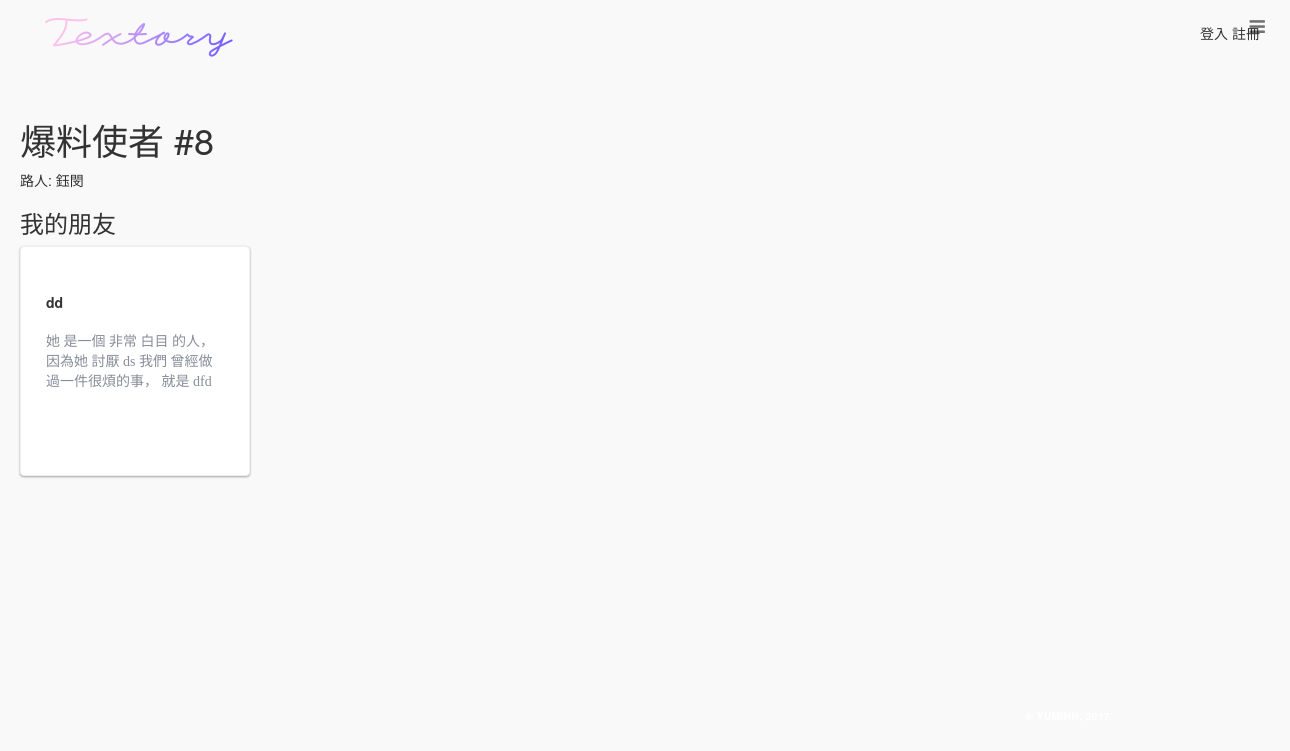
/storyauthor/8, run on an earlier commit of the app's database.
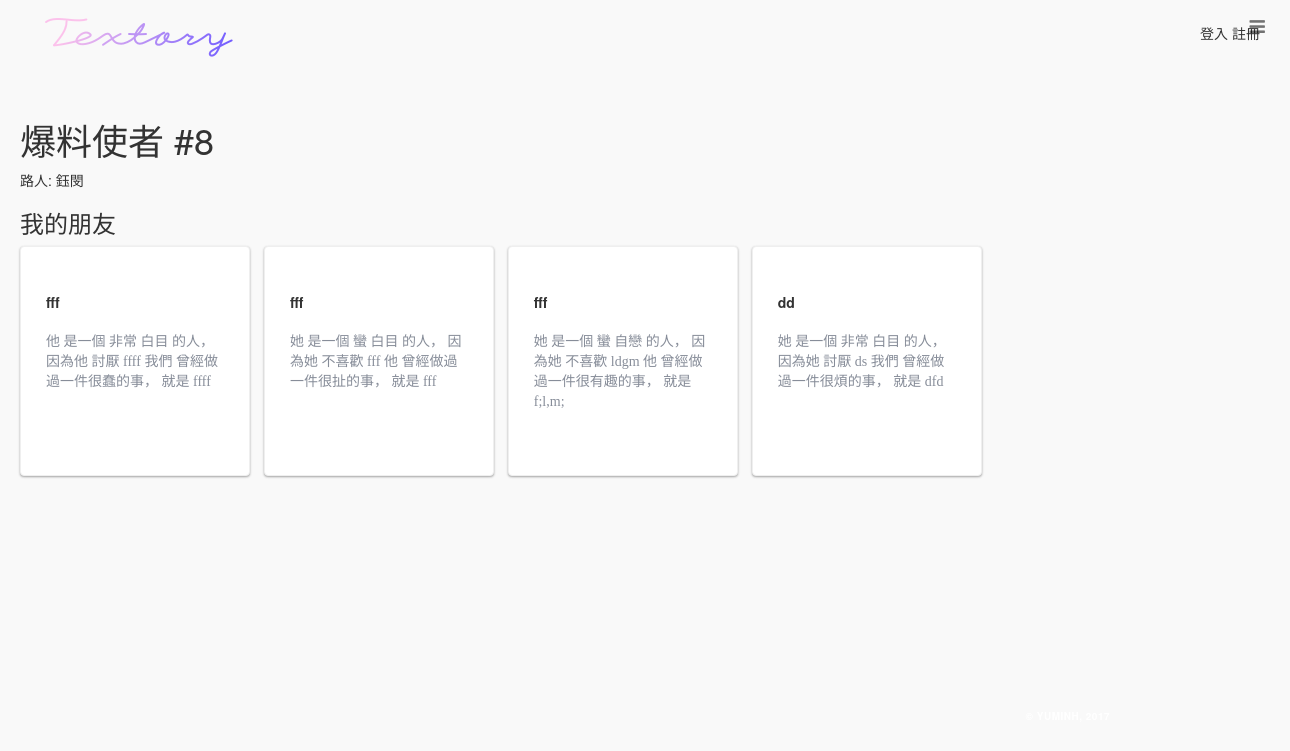
And on a later commit of the database.
### story/models.py (models this page shows, shortened)
class Story(models.Model):
    author = models.ForeignKey(StoryAuthor, related_name='storys',null=True)
    category = models.ForeignKey(Category,null=True)
    adjective_t = models.ForeignKey(ThingAdjective,null=True)
    likes = models.PositiveIntegerField(default=0)
    users_like = models.ManyToManyField(settings.AUTH_USER_MODEL,
                                        related_name='story_liked',
                                        blank=True)
    sb_thing = models.CharField(max_length=50,null=True)
    sb_story = models.CharField(max_length=150,null=True)
    sb_name = models.CharField(max_length=30,null=True)
    SB_GENDER = (
        ('他','他'),
        ('她','她'),
    )
    sb_gender = models.CharField(max_length = 100,null=True,choices = SB_GENDER, )
    SB_ADV = (
        ('有點','有點'),
        ('非常','非常'),
        ('蠻','蠻'),
        ('超級','超級'),
        ('史上無敵','史上無敵'),
    )
    sb_adv = models.CharField(max_length = 100,null=True,choices = SB_ADV)
    SB_ADJ = (
        ('humor','humor'),
        ('奇怪','奇怪'),
        ('白目','白目'),
        ('有病','有病'),
        ('自戀','自戀'),
        ('搞笑','搞笑'),
        ('孤僻','孤僻'),
        ('嚴肅','嚴肅'),
        ('無趣','無趣'),
        ('奇耙','奇耙'),
        ('可怕','可怕'),
        ('笨蛋','笨蛋'),
        ('健忘','健忘'),
        ('厲害','厲害'),
        ('正常','正常'),
        ('懶惰','懶惰'),
    )
    sb_adj = models.CharField(max_length = 100,null=True,choices = SB_ADJ)
    SB_ABOUT = (
        ('很喜歡','很喜歡'),
        ('不喜歡','不喜歡'),
        ('不吃','不吃'),
        ('討厭','討厭'),
        ('怕','怕'),
        ('常常','常常'),
        ('很會','很會'),
        ('曾經','曾經'),
    )
    sb_about = models.CharField(max_length = 100,null=True,choices = SB_ABOUT)
    WHO = (
        ('我們','我們'),
        ('他','他'),
        ('她','她'),
    )
    who = models.CharField(max_length = 100,null=True,choices = WHO)
    STH_ADJ = (
        ('扯','扯'),
        ('蠢','蠢'),
        ('煩','煩'),
        ('北七','北七'),
        ('北爛','北爛'),
        ('誇張','誇張'),
        ('有趣','有趣'),
        ('好笑','好笑'),
        ('丟臉','丟臉'),
        ('瘋狂','瘋狂'),
        ('誇張','誇張'),
        ('無聊','無聊'),
        ('幼稚','幼稚'),
        ('難忘','難忘'),
        ('開心','開心'),
    )
    sth_adj = models.CharField(max_length = 100,null=True,choices = STH_ADJ)
    ITJCTS = (
        ('哎','哎'),
        ('哈哈','哈哈'),
        ('呵呵','呵呵'),
        ('顆顆','顆顆'),
        ('嘿丟','嘿丟'),
    )
    itjcts = models.CharField(max_length = 100,null=True,choices = ITJCTS)
    MARK = (
        ('~','~'),
        ('!','!'),
        ('!!!','!!!'),
        ('XD','XD'),
        ('>///<','>///<'),
        ('^^','^^'),
        (':)',':)'),
        ('。','。'),
    )
    mark = models.CharField(max_length = 100,null=True,choices = MARK)
    created_date = models.DateTimeField(
            default=timezone.now)
    published_date = models.DateTimeField(
            blank=True, null=True)

### story/views.py (the view)
# urls.py: url(r'^storyauthor/(?P<pk>\d+)$', views.StoryListbyAuthorView.as_view(), name='storys_by_author'),
class StoryListbyAuthorView(generic.ListView):
    model = Story
    template_name = 'story/story_list_by_author.html'
    def get_queryset(self):
        id = self.kwargs['pk']
        target_author=get_object_or_404(StoryAuthor, pk = id)
        return Story.objects.filter(author=target_author)
    def get_context_data(self, **kwargs):
        context = super(StoryListbyAuthorView, self).get_context_data(**kwargs)
        context['author'] = get_object_or_404(StoryAuthor, pk = self.kwargs['pk'])
        return context

### story/models.py (called while the page is built)
    def __str__(self):
        return self.user.username

### story/templates/story/story_list_by_author.html (shortened to what this page needs)
{% extends 'story/base.html' %}
{% block body %}
  <div class="container">
    <h1>爆料使者 #{{ author.id }}</h1>
    <p>路人: {{ author }}</p>
    {% if story_list %}
    <h3>我的朋友</h3>
    {% for story in story_list %}
    <a href="{% url 'story_detail' pk=story.pk %}" style="font-weight: 700;">
    <div class="about_page__tweet">
      <br>
      {{ story.sb_name }}
      <br><br>
      <p style="font-size:14px; font-family: Noto Sans TC; font-weight: 300; color:#878d99;">
      {{ story.sb_gender }} 是一個 {{ story.sb_adv }} {{ story.sb_adj }} 的人，
      因為{{ story.sb_gender }} {{ story.sb_about }} {{ story.sb_thing }}
      {{ story.who }} 曾經做過一件很{{ story.sth_adj }}的事，
      就是 {{ story.sb_story }}
      <br>
      </p>
    </div>
    </a>
    {% endfor %}
    {% else %}
      <p>This blogger hasn't posted anything yet.</p>
    {% endif %}
  </div>
{% endblock %}

What changed in the data, as far as the page shows it:
now on this page (row edited): Story: sb_name "fff", sb_gender "他", sb_adv "非常", sb_adj "白目", sb_about "討厭", sb_thing "ffff", who "我們", sth_adj "蠢", sb_story "ffff"
now on this page (row edited): Story: sb_name "fff", sb_gender "她", sb_adv "蠻", sb_adj "白目", sb_about "不喜歡", sb_thing "fff", who "他", sth_adj "扯", sb_story "fff"
now on this page (row edited): Story: sb_name "fff", sb_gender "她", sb_adv "蠻", sb_adj "自戀", sb_about "不喜歡", sb_thing "ldgm", who "他", sth_adj "有趣", sb_story "f;l,m;"
